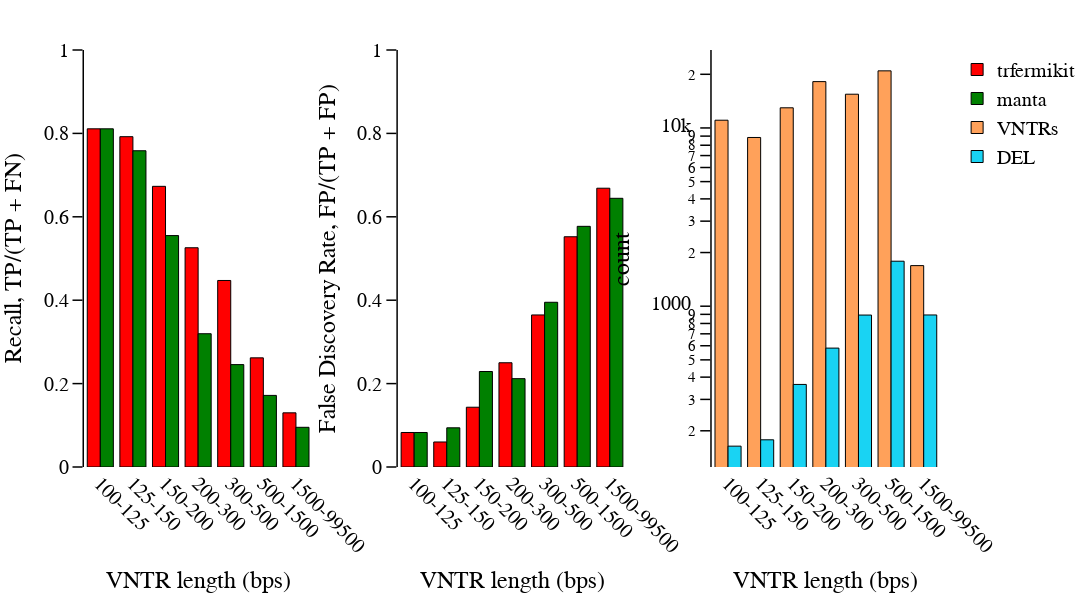

The notebook cell saved with this chart:
### Code cell
def plot_performance_AB(consortium, population, sample, svtype, chart_type, fig, row, col): 
  fig.add_trace(
    create_bar_chart_AB(consortium, population, sample, svtype, 'trfermikit.unitigSupport.thinned', chart_type, color='red'),
    row=row, 
    col=col
  ) 
  fig.add_trace(
    create_bar_chart_AB(consortium, population, sample, svtype, 'manta', chart_type, color='green'),
    row=row,
    col=col
  ) 
  update_axes(fig, 'x', 'VNTR length (bps)', showline=False, ticks=None, row=row, col=col) 
  y_text = { 
    'TPR': 'Recall, TP/(TP + FN)',
    'FDR': 'False Discovery Rate, FP/(TP + FP)'    
  }  
  update_axes(fig, 'y' , y_text[chart_type], range_=[0, 1], row=row, col=col) 

def plot_performance_C(consortium, population, sample, svtype, fig, row, col): 
  VNTR_size_ranges, numbers_regions, event_counts, _ = \
    get_VNTR_size_ranges__numbers_regions__event_counts__call_counts(consortium, population, sample, svtype, caller='manta')
  fig.add_trace(
    go.Bar(
      x=VNTR_size_ranges, 
      y=numbers_regions, 
      name='VNTRs',
      marker=get_marker(),
      showlegend=True
    ),
    row=row, 
    col=col
  ) 
  fig.add_trace(
    go.Bar(
      x=VNTR_size_ranges, 
      y=event_counts, 
      name=svtype,
      marker=get_marker(),
      showlegend=True
    ), 
    row=row,
    col=col
  ) 
  update_axes(fig, 'x', 'VNTR length (bps)', showline=False, ticks=None, row=row, col=col)
  update_axes(fig, 'y' , 'count', range_=[0, None], row=row, col=col)
  fig.update_yaxes(type='log', row=row, col=col)

def plot_performance(consortium, population, sample, svtype): 
  fig = make_subplots(
    rows=1, 
    cols=3,
    column_widths=[1, 1, 1],
    row_heights=[1],
    specs=[[{"type": "bar"}, {"type": "bar"}, {"type": "bar"}]],
    horizontal_spacing=0.1
  ) 
  
  plot_performance_AB(consortium, population, sample, svtype, chart_type='TPR', fig=fig, row=1, col=1)
  plot_performance_AB(consortium, population, sample, svtype, chart_type='FDR', fig=fig, row=1, col=2)
  plot_performance_C(consortium, population, sample, svtype, fig=fig, row=1, col=3)

  fig.update_layout(dict(
      xaxis=dict(type='category'),
      plot_bgcolor='white',
      font=get_font(),
      width=1500,
      height=600,
      margin=dict(
        l=50,
        r=50,
        b=50,
        t=50,
        pad=0
      )
  ))

  fig.update_xaxes(tickangle=45)

  fig.show()

plot_performance('HGSVC2', 'CEU', 'NA12878', 'DEL')

### Figure 1 — Plotly figure (JSON) as saved in the notebook; plotly's stock layout.template omitted (floating-point values rounded to 4 significant figures)
{"data": [{"marker": {"color": "red", "line": {"color": "black", "width": 1}}, "name": "trfermikit", "showlegend": true, "type": "bar", "x": ["100-125", "125-150", "150-200", "200-300", "300-500", "500-1500", "1500-99500"], "xaxis": "x", "y": [0.811, 0.7921, 0.6731, 0.5258, 0.4473, 0.2617, 0.1299], "yaxis": "y"}, {"marker": {"color": "green", "line": {"color": "black", "width": 1}}, "name": "manta", "showlegend": true, "type": "bar", "x": ["100-125", "125-150", "150-200", "200-300", "300-500", "500-1500", "1500-99500"], "xaxis": "x", "y": [0.811, 0.7584, 0.5549, 0.3196, 0.2455, 0.1717, 0.09518], "yaxis": "y"}, {"marker": {"color": "red", "line": {"color": "black", "width": 1}}, "name": "trfermikit", "showlegend": false, "type": "bar", "x": ["100-125", "125-150", "150-200", "200-300", "300-500", "500-1500", "1500-99500"], "xaxis": "x2", "y": [0.08276, 0.06, 0.1434, 0.25, 0.3646, 0.5522, 0.6686], "yaxis": "y2"}, {"marker": {"color": "green", "line": {"color": "black", "width": 1}}, "name": "manta", "showlegend": false, "type": "bar", "x": ["100-125", "125-150", "150-200", "200-300", "300-500", "500-1500", "1500-99500"], "xaxis": "x2", "y": [0.08276, 0.09396, 0.229, 0.2119, 0.395, 0.5771, 0.6444], "yaxis": "y2"}, {"marker": {"line": {"color": "black", "width": 1}}, "name": "VNTRs", "showlegend": true, "type": "bar", "x": ["100-125", "125-150", "150-200", "200-300", "300-500", "500-1500", "1500-99500"], "xaxis": "x3", "y": [11052, 8843, 12974, 18196, 15464, 20910, 1689], "yaxis": "y3"}, {"marker": {"line": {"color": "black", "width": 1}}, "name": "DEL", "showlegend": true, "type": "bar", "x": ["100-125", "125-150", "150-200", "200-300", "300-500", "500-1500", "1500-99500"], "xaxis": "x3", "y": [164, 178, 364, 582, 892, 1788, 893], "yaxis": "y3"}], "layout": {"font": {"color": "black", "family": "Arial", "size": 20}, "height": 600, "margin": {"b": 50, "l": 50, "pad": 0, "r": 50, "t": 50}, "plot_bgcolor": "white", "width": 1500, "xaxis": {"anchor": "y", "domain": [0, 0.2667], "linecolor": "black", "linewidth": 1.5, "showgrid": false, "showline": false, "tickangle": 45, "tickcolor": "black", "ticklen": 10, "tickwidth": 1.5, "title": {"text": "VNTR length (bps)"}, "type": "category"}, "xaxis2": {"anchor": "y2", "domain": [0.3667, 0.6333], "linecolor": "black", "linewidth": 1.5, "showgrid": false, "showline": false, "tickangle": 45, "tickcolor": "black", "ticklen": 10, "tickwidth": 1.5, "title": {"text": "VNTR length (bps)"}}, "xaxis3": {"anchor": "y3", "domain": [0.7333, 1], "linecolor": "black", "linewidth": 1.5, "showgrid": false, "showline": false, "tickangle": 45, "tickcolor": "black", "ticklen": 10, "tickwidth": 1.5, "title": {"text": "VNTR length (bps)"}}, "yaxis": {"anchor": "x", "domain": [0, 1], "linecolor": "black", "linewidth": 1.5, "range": [0, 1], "showgrid": false, "showline": true, "tickcolor": "black", "ticklen": 10, "ticks": "outside", "tickwidth": 1.5, "title": {"text": "Recall, TP/(TP + FN)"}}, "yaxis2": {"anchor": "x2", "domain": [0, 1], "linecolor": "black", "linewidth": 1.5, "range": [0, 1], "showgrid": false, "showline": true, "tickcolor": "black", "ticklen": 10, "ticks": "outside", "tickwidth": 1.5, "title": {"text": "False Discovery Rate, FP/(TP + FP)"}}, "yaxis3": {"anchor": "x3", "domain": [0, 1], "linecolor": "black", "linewidth": 1.5, "range": [0, null], "showgrid": false, "showline": true, "tickcolor": "black", "ticklen": 10, "ticks": "outside", "tickwidth": 1.5, "title": {"text": "count"}, "type": "log"}}}
